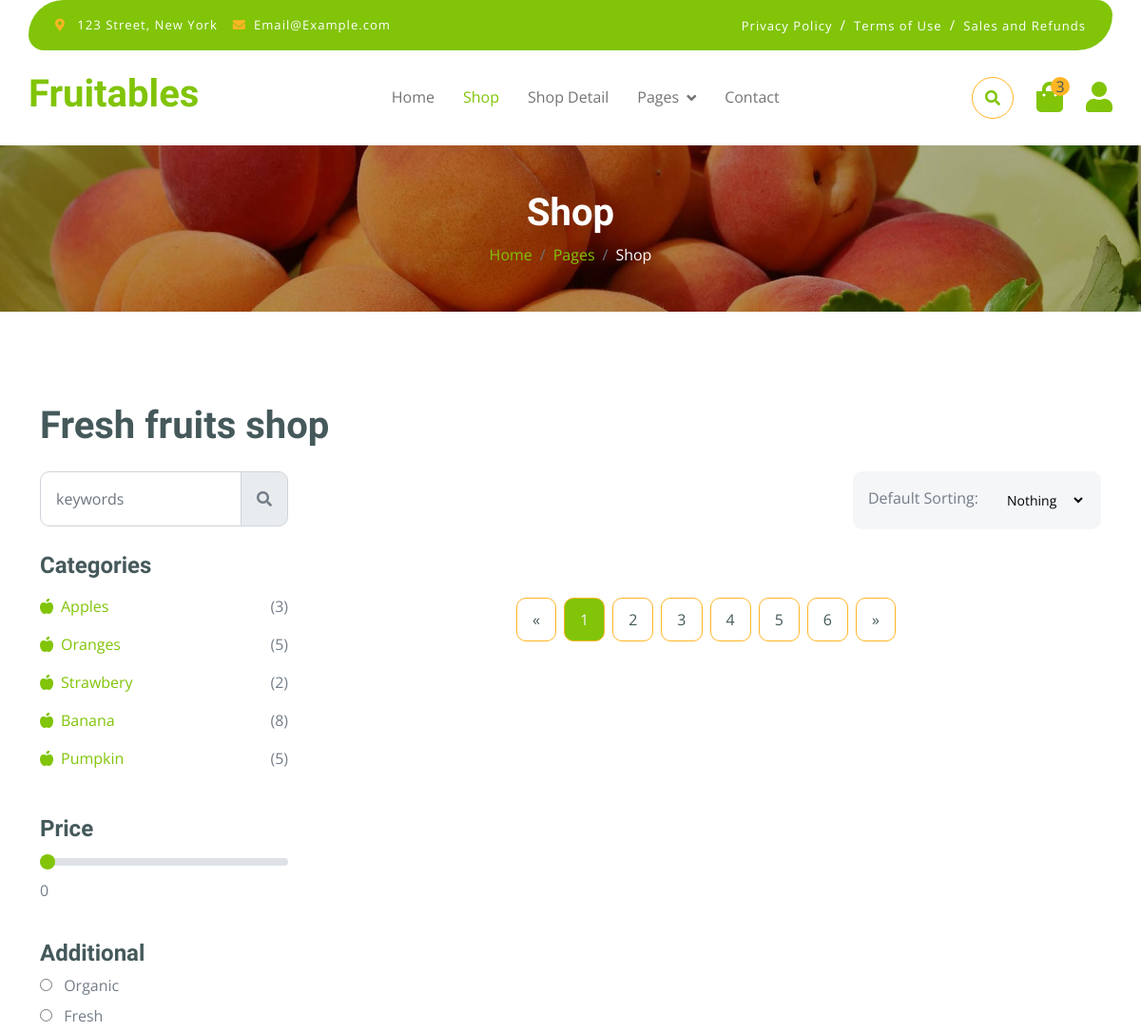
/shop.html/ (upper part), run on an earlier commit of the app's database.
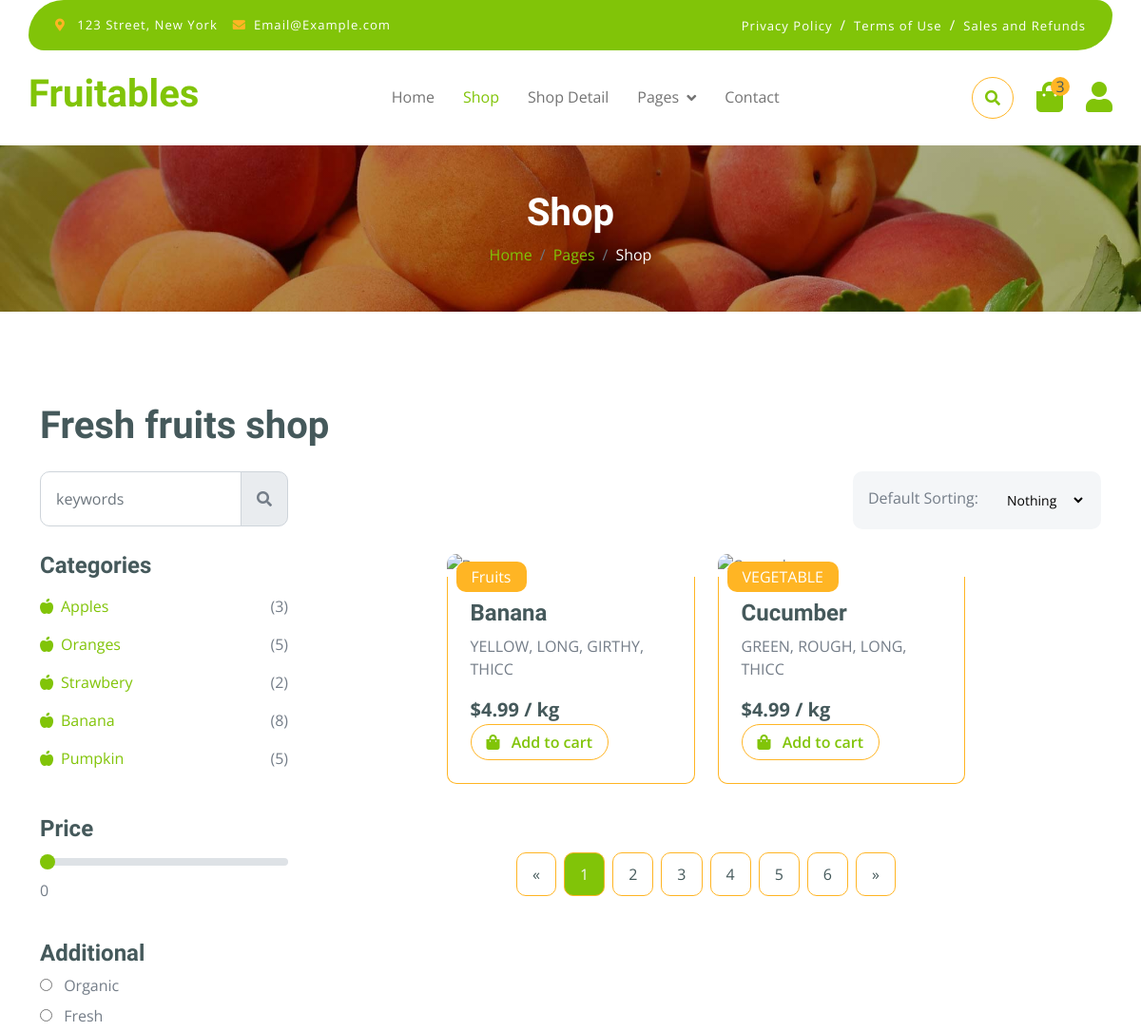
And on a later commit of the database.
### store/models.py (models this page shows)
class Product(models.Model):
    name = models.CharField(max_length=100)
    description = models.TextField(blank=True, null=True)
    price = models.DecimalField(max_digits=10, decimal_places=2)
    stock_quantity = models.PositiveIntegerField()
    category = models.CharField(max_length=255, blank=True, null=True)
    imageUrl = models.CharField(max_length=2046)

### store/views.py (the view)
# urls.py: path('shop.html/', views.shop, name='shop'),
def shop(request):
    products = Product.objects.all()
    return render(request, 'shop.html', {"products":products})

### store/templates/shop.html (shortened to what the changed rows need)
{% load static %}
<!DOCTYPE html>
<html lang="en">
<head>
    <link rel="stylesheet" href="https://use.fontawesome.com/releases/v5.15.4/css/all.css" />
    <link href="https://cdn.jsdelivr.net/npm/bootstrap-icons@1.4.1/font/bootstrap-icons.css" rel="stylesheet">
    <link href="{% static 'lib/lightbox/css/lightbox.min.css' %}" rel="stylesheet">
    <link href="{% static 'lib/owlcarousel/assets/owl.carousel.min.css' %}" rel="stylesheet">
    <link href="{% static 'css/bootstrap.min.css' %}" rel="stylesheet">
    <link href="{% static 'css/style.css' %}" rel="stylesheet">
</head>
<body>
    <div class="container-fluid fixed-top">
        <div class="container px-0">
            <nav class="navbar navbar-light bg-white navbar-expand-xl">
                <a href="/" class="navbar-brand">
                    <h1 class="text-primary display-6">Fruitables</h1>
                </a>
            </nav>
        </div>
    </div>
    <div class="container-fluid page-header py-5">
        <h1 class="text-center text-white display-6">Shop</h1>
    </div>
    <div class="container-fluid fruite py-5">
        <div class="container py-5">
            <h1 class="mb-4">Fresh fruits shop</h1>
            <div class="row g-4">
                <div class="col-lg-12">
                    <div class="row g-4">
                        <div class="col-lg-9">
                            <div class="row g-4 justify-content-center">
                                {% for product in products %}
                                <div class="col-md-6 col-lg-6 col-xl-4">
                                    <div class="rounded position-relative fruite-item">
                                        <div class="fruite-img">
                                        </div>
                                        <div class="text-white bg-secondary px-3 py-1 rounded position-absolute"
                                            style="top: 10px; left: 10px;">{{product.category}}</div>
                                        <div class="p-4 border border-secondary border-top-0 rounded-bottom">
                                            <h4>{{product.name}}</h4>
                                            <p>{{product.description}}</p>
                                            <div class="d-flex justify-content-between flex-lg-wrap">
                                                <p class="text-dark fs-5 fw-bold mb-0">$4.99 / kg</p>
                                                <a href="../addToCart/{{product.id}}"
                                                    class="btn border border-secondary rounded-pill px-3 text-primary"><i
                                                        class="fa fa-shopping-bag me-2 text-primary"></i> Add to
                                                    cart</a>
                                            </div>
                                        </div>
                                    </div>
                                </div>
                                {% endfor %}
                            </div>
                        </div>
                    </div>
                </div>
            </div>
        </div>
    </div>
</body>
</html>

What changed in the data, as far as the page shows it:
added Product: category "Fruits", name "Banana", description "YELLOW, LONG, GIRTHY, THICC"
added Product: category "VEGETABLE", name "Cucumber", description "GREEN, ROUGH, LONG, THICC"
